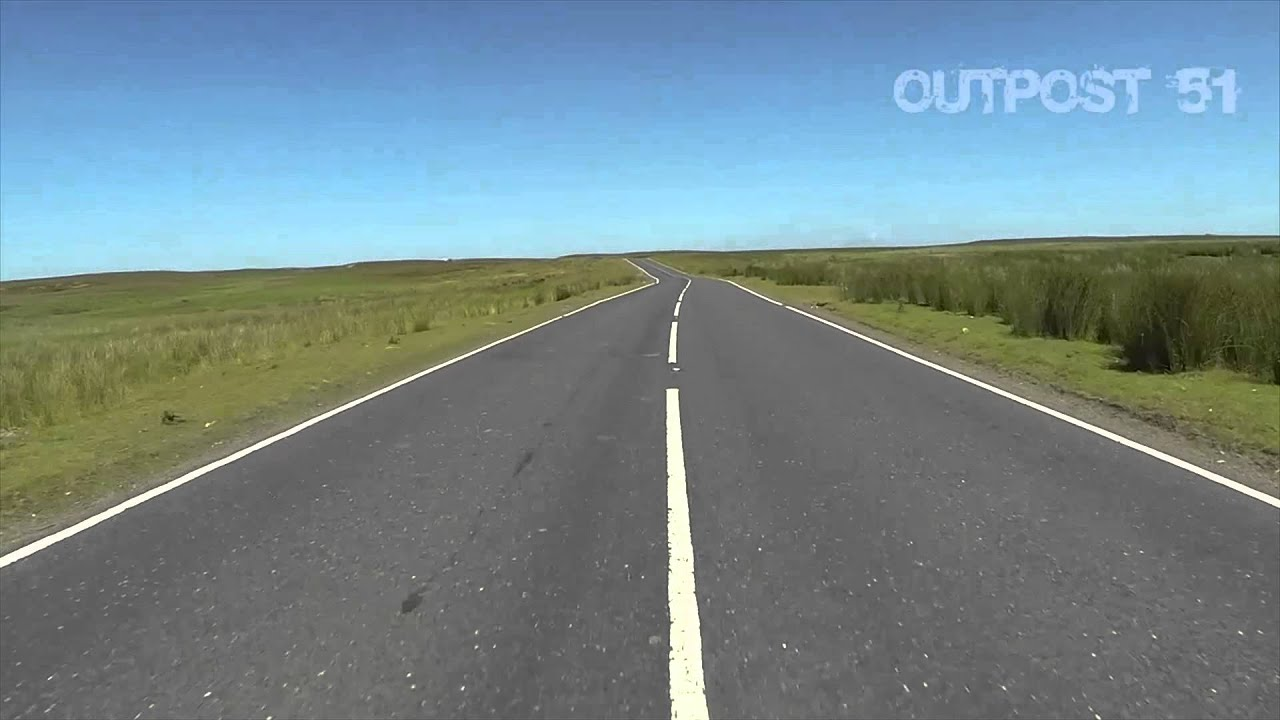
#> input picture maxresdefault.jpg, 1280 x 720 px
$ jupyter execute Untitled-1.ipynb
#> lines starting #> are read from the running program, lines starting #| are printed output that depends on the picture; after the words box and inside, x2 and y2 are one past the last pixel; in counts of white or black regions, pixels touching at a corner belong together; pictures that were not available may be replaced by others from this repository, and a replacement may not be noted
[cell 1]
import cv2
import numpy as np
import matplotlib.pyplot as plt

[cell 2]
#Load the image
image = cv2.imread('maxresdefault.jpg')
#> image is the input picture: shape (720, 1280, 3); mean B, G, R 141.3, 135.6, 116.1

[cell 3]
#avoid any changes in the original viewable array
lane_image = np.copy(image)

[cell 4]
#plot the image
plt.imshow(lane_image)
plt.show()

[cell 5]
def canny(image):
    #convert the image from RGB to gray color space
    gray = cv2.cvtColor(image, cv2.COLOR_RGB2GRAY)
    #Gaussian Blur to reduce noise in the grayscale image
    blur = cv2.GaussianBlur(gray, (5,5), 0)
    #Canny apply internally a 5 by 5 Gaussian
    # gradient > high_threshold ==> accepted as an edge pixel
    # gradient < low_threshold ==> rejected
    # low_threshold < gradient < high_threshold ==> accepted only if its connected to a strong edge
    canny = cv2.Canny(blur, 50, 150)
    return canny

[cell 6]
#return the enclosed region of the field of view (triangle shape)
def region_of_interest(image):
    height = image.shape[0]
    #apply the polygon on a mask with the same dimensions as the road image
    #set the polygon as an array of polygons
    polygon = np.array([ [(200, height), (1100, height), (550, 250)] ])
    # the mask will be black, have 0 intensity
    mask = np.zeros_like(image)
    #fillPloy: fill the mask with the polygon, 255 is the color of the polygon white
    cv2.fillPoly(mask, polygon, 255)
    #Compute the bitwise and of both images to mask the canny image to only show
    #the region of interest traced by the polugonal contour of the mask
    masked_image = cv2.bitwise_and(image, mask)
    return masked_image

[cell 7]
cannyI = canny(lane_image)
#> in canny, `gray = cv2.cvtColor(image, cv2.COLOR_RGB2GRAY)`:
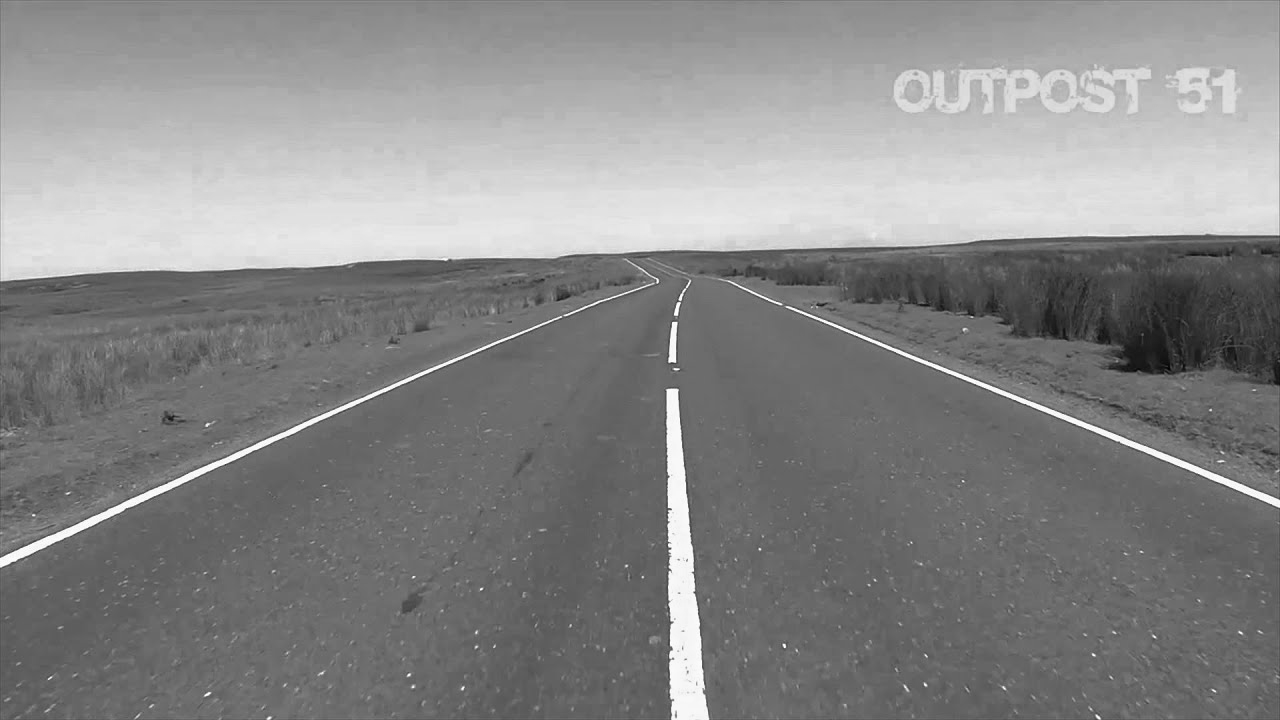
#> gray: shape (720, 1280); min 1, max 255, mean 135.1
#> in canny, `canny = cv2.Canny(blur, 50, 150)`:
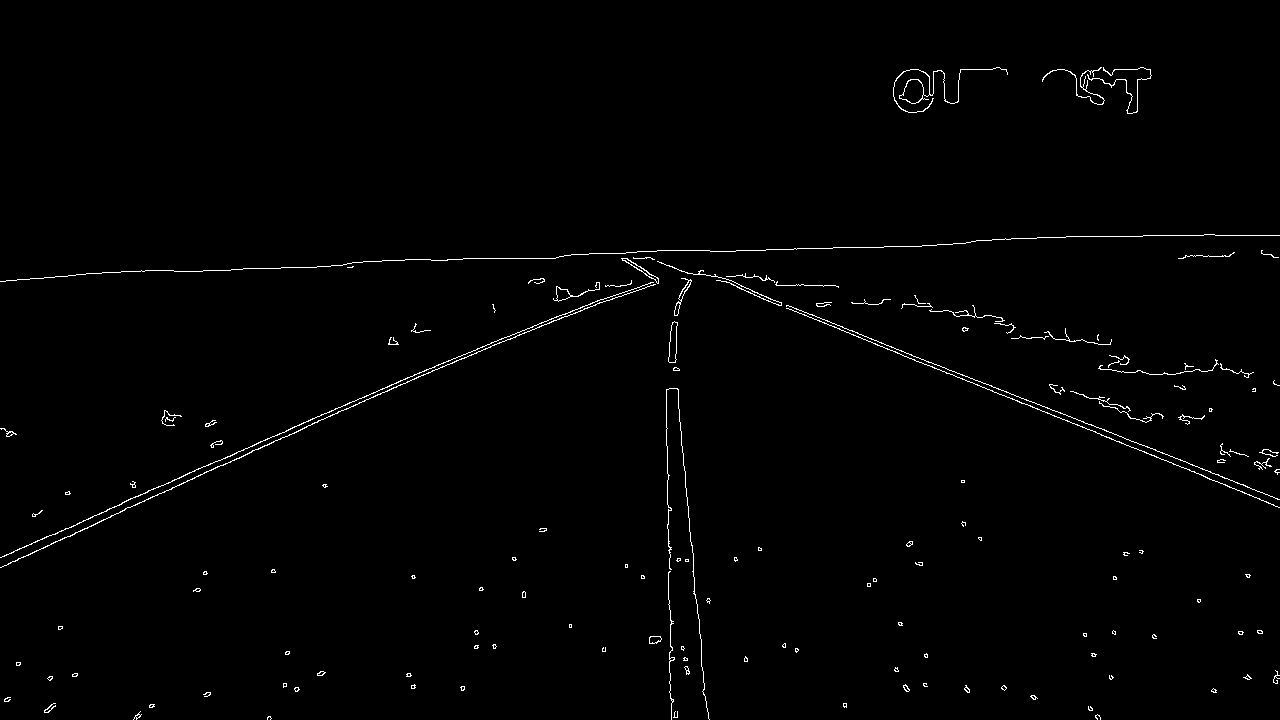
#> canny: shape (720, 1280); 1% white in thin lines or dots
cropped_image = region_of_interest(cannyI)
#> in region_of_interest, `cv2.fillPoly(mask, polygon, 255)`: mask: shape (720, 1280); 23% white; 1 white region, box (x1, y1, x2, y2) and area: (200, 250, 1100, 720) 211775
#> in region_of_interest, `masked_image = cv2.bitwise_and(image, mask)`: masked_image: shape (720, 1280); 0.2% white in thin lines or dots, all inside (x1, y1, x2, y2) = (267, 257, 1098, 720)

[cell 8]
#plot the image
plt.imshow(cannyI)
plt.show()

[cell 9]
#plot the image
plt.imshow(cropped_image)
plt.show()

[cell 10]
"""
#detecting lines in crop gradient image
#row is the distance resolution of the accumulator and pixels (the bin resolution)
#data is the angle resolution of the accumulator in radians (the precision)
#1 degree = np.pi/180
#treshold: minimum number of votes needed to accept a candidate line (100)
#np.array is a placeholder
#minLineLength: the length of a line in pixels that we will accept into the output
#maxLineGap: the maximum distance in pixels between segmented lines which we will allow to be connected into a single line
    instead of them being broken up
"""
lines = cv2.HoughLinesP(cropped_image, 2, np.pi/180, 100, np.array([]), minLineLength=40, maxLineGap=5)
#> lines = [[670, 616, 670, 661], [668, 505, 669, 572], [678, 399, 684, 470], [666, 403, 666, 445], [476, 349, 600, 299], [519, 334, 608, 300]]

[cell 11]
#y1 start by the bottom of the image adn y2 is 3/5 upward y1
def make_coordinates(image, line_parameters):
    slope, intercept = line_parameters
    y1 = image.shape[0]
    y2 = int(y1*(3/5))
    x1 = int((y1 - intercept)/slope)
    x2 = int((y2 - intercept)/slope)

    return np.array([x1, y1, x2, y2])

[cell 12]
"""
compute the average of slope and intercept of the left and right line
create the line corresponding by computing x1, y1, x2, y2
"""
def average_slope_intercept(image, lines):
    #coordinates of the line display on the left
    left_fit = []
    #coordinates of the line display on the right
    right_fit = []

    for line in lines:
        x1, y1, x2, y2 = line.reshape(4)
        #fit a first degree plynomial (linear function) to x and y and return a vector of coefficients which descrive the slope and b
        parameters = np.polyfit((x1, x2), (y1, y2), 1)
        slope = parameters[0]
        intercept = parameters[1]
        if slope < 0:
            left_fit.append((slope, intercept))
        else:
            right_fit.append((slope, intercept))
    #operate vertically along the rows to get the average slop and average b

    left_fit_average = np.average(left_fit, axis=0)
    right_fit_average = np.average(right_fit, axis=0)

    left_line = make_coordinates(image, left_fit_average)
    right_line = make_coordinates(image, right_fit_average)


    return np.array([left_line, right_line])

[cell 13]
"""
compute the average of slope and intercept of the left and right line
create the line corresponding by computing x1, y1, x2, y2
"""
def average_slope_intercept(image, lines):
    #coordinates of the line display on the left
    left_fit = []
    #coordinates of the line display on the right
    right_fit = []
    left_line = np.empty(shape=[1, 4], dtype=np.int32)
    right_line = np.empty(shape=[1, 4], dtype=np.int32)
    for line in lines:
        x1, y1, x2, y2 = line.reshape(4)
        #fit a first degree plynomial (linear function) to x and y and return a vector of coefficients which descrive the slope and b
        parameters = np.polyfit((x1, x2), (y1, y2), 1)
        slope = parameters[0]
        intercept = parameters[1]
        if slope < 0:
            left_fit.append((slope, intercept))
        else:
            right_fit.append((slope, intercept))
    #operate vertically along the rows to get the average slop and average b
    if left_fit:
        left_fit_average = np.average(left_fit, axis=0)
        left_line = make_coordinates(image, left_fit_average)
    if right_fit:
        right_fit_average = np.average(right_fit, axis=0)
        right_line = make_coordinates(image, right_fit_average)


    return np.array([left_line, right_line])

[cell 14]
averaged_lines = average_slope_intercept(image, lines)
#> the loop in average_slope_intercept, `for line in lines:` made 6 passes
#> (x1, y1, x2, y2, slope, intercept) on passes 1 to 6: (670, 616, 670, 661, 0.476, 319.2), (668, 505, 669, 572, 67, -44251), (678, 399, 684, 470, 11.83, -7624), (666, 403, 666, 445, 0.318, 212), (476, 349, 600, 299, -0.403, 540.9), (519, 334, 608, 300, -0.382, 532.3)
#> after the loop in average_slope_intercept, `for line in lines:`: left_fit = [(-0.403, 540.9), (-0.382, 532.3)]; right_fit = [(0.476, 319.2), (67, -44251), (11.83, -7624), (0.318, 212)]
#> in average_slope_intercept, `left_fit_average = np.average(left_fit, axis=0)`: left_fit_average = [-0.393, 536.6]
#> in make_coordinates, `slope, intercept = line_parameters`: slope = -0.393; intercept = 536.6
#> in make_coordinates, `x1 = int((y1 - intercept)/slope)`: x1 = -467
#> in make_coordinates, `x2 = int((y2 - intercept)/slope)`: x2 = 266
#> in average_slope_intercept, `left_line = make_coordinates(image, left_fit_average)`: left_line = [-467, 720, 266, 432]
#> in average_slope_intercept, `right_fit_average = np.average(right_fit, axis=0)`: right_fit_average = [19.91, -12835.9]
#> in average_slope_intercept, `right_line = make_coordinates(image, right_fit_average)`: right_line = [680, 720, 666, 432]
#> averaged_lines = [[-467, 720, 266, 432], [680, 720, 666, 432]]

[cell 15]
"""
#each line is a 2D array, the coordinates specify the line's parameters, as well as the location of the
    the lines with respect to the image space, ensuring that they are placed in the correct position
#reshape every line into a one dimensional array [[x1,y1,x2,y2]] ==> [x1,y1,x2,y2]
#cv2.line(): take each line and draw it into the blank image
    output image (the black image)
    the first point of the line x1,y1
    the second point of the line x2,y2
    the color of the line
    the line thickness
"""
def display_lines(image, lines):
    line_image = np.zeros_like(image)
    if lines is not None:
        for line in lines:
            x1, y1, x2, y2 = line.reshape(4)
            cv2.line(line_image, (x1,y1), (x2, y2), (255, 0, 0), 10)
    return line_image

[cell 16]
line_image = display_lines(lane_image,lines)
#> the loop in display_lines, `for line in lines:` made 6 passes
line_image_optimized = display_lines(lane_image,averaged_lines)
#> the loop in display_lines (call 2), `for line in lines:` made 2 passes

[cell 17]
#plot the image
plt.imshow(line_image)
plt.show()

[cell 18]
#plot the image
plt.imshow(line_image_optimized)
plt.show()

[cell 19]
"""
#addWeighted(): addition of two images, take the sum of the color image with the line image
#the background of the line image is black since that would signify pixel intensities of zero and by
adding 0 wit whatever pixel intensities of the lane image it wouldn't change
#0.8: the weight of the lane image, multiply all elements of the array of lane image by 0.8
#1: the weight of the line image, the line image will have 20 percent more weights, the lines will be more clearly defined
#1: last parameter, gamma argument
"""
combo_image = cv2.addWeighted(lane_image, 0.8, line_image_optimized, 1, 1)

[cell 20]
#plot the image
plt.imshow(combo_image)
plt.show()

[cell 21]
cap = cv2.VideoCapture("12.1 test2.mp4")

while(cap.isOpened()):
    #read to decode every video frame ==> boolean variable , the current frame being projected in the video
    boolVar, frame = cap.read()
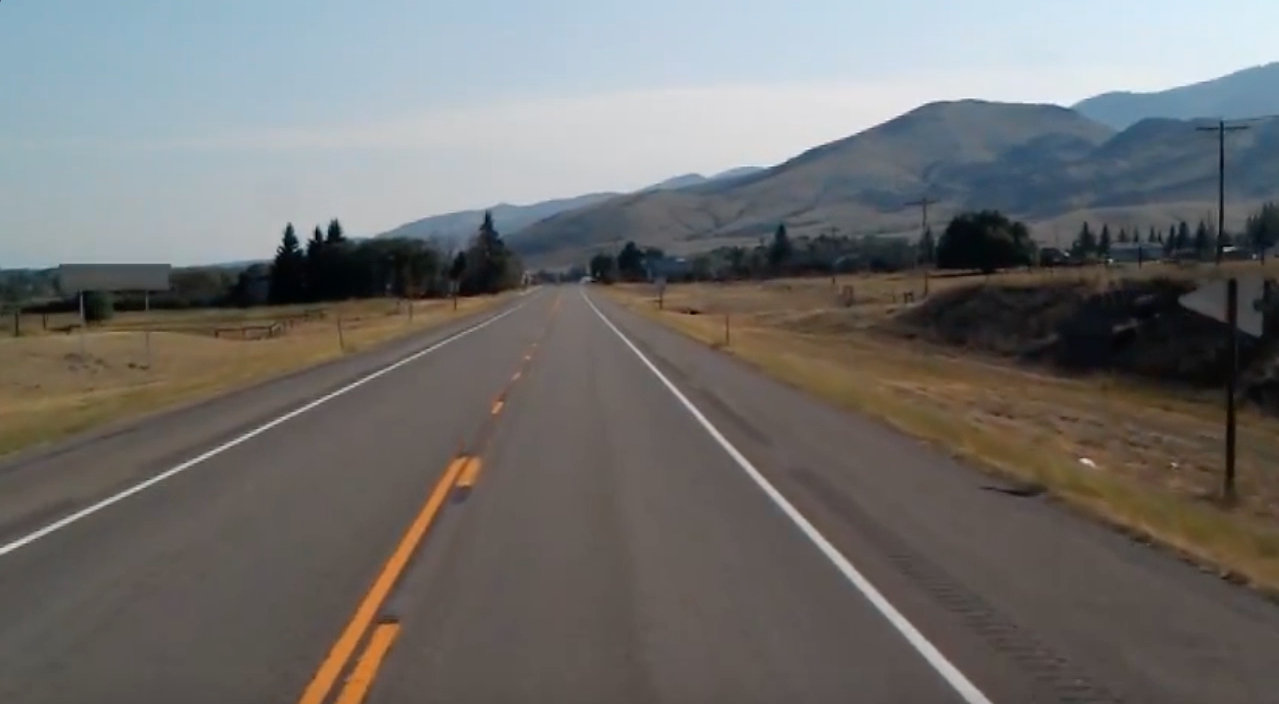
#> input picture 2.1 test_image.jpg, 1279 x 704 px, given in place of 12.1 test2.mp4, which was not available
#> frame is the input picture: shape (704, 1279, 3); mean B, G, R 109.7, 111.3, 112.3
    cannyI = canny(frame)
#> in canny (call 2), `canny = cv2.Canny(blur, 50, 150)`: canny: shape (704, 1279); 0.91% white in thin lines or dots
    cropped_image = region_of_interest(cannyI)
#> in region_of_interest (call 2), `cv2.fillPoly(mask, polygon, 255)`: mask: shape (704, 1279); 22.7% white; 1 white region, box (x1, y1, x2, y2) and area: (200, 250, 1100, 704) 204575
#> in region_of_interest (call 2), `masked_image = cv2.bitwise_and(image, mask)`: masked_image: shape (704, 1279); 0.26% white in thin lines or dots, all inside (x1, y1, x2, y2) = (320, 277, 993, 704)
    lines = cv2.HoughLinesP(cropped_image, 2, np.pi/180, 100, np.array([]), minLineLength=40, maxLineGap=5)
#> lines = 13 rows, first 6: [704, 418, 927, 641], [704, 426, 791, 516], [320, 703, 445, 494], [585, 301, 663, 381], [630, 341, 670, 383], [794, 520, 861, 591]
    averaged_lines = average_slope_intercept(frame, lines)
#> the loop in average_slope_intercept (call 2), `for line in lines:` made 13 passes
#> (x1, y1, x2, y2, slope, intercept) on passes 1 to 12: (704, 418, 927, 641, 1, -286), (704, 426, 791, 516, 1.03, -302.3), (320, 703, 445, 494, -1.67, 1238), (585, 301, 663, 381, 1.03, -299), (630, 341, 670, 383, 1.05, -320.5), (794, 520, 861, 591, 1.06, -321.4), (659, 371, 704, 416, 1, -288), (870, 599, 939, 672, 1.06, -321.4), (767, 493, 807, 534, 1.03, -293.2), (423, 509, 454, 461, -1.55, 1164), (940, 653, 991, 702, 0.961, -250.1), (824, 551, 879, 609, 1.05, -317.9)
#> averaged_lines = [[308, 704, 483, 422], [978, 704, 703, 422]]
    line_image_optimized = display_lines(frame, averaged_lines)
    combo_image = cv2.addWeighted(frame, 0.8, line_image_optimized, 1, 1)
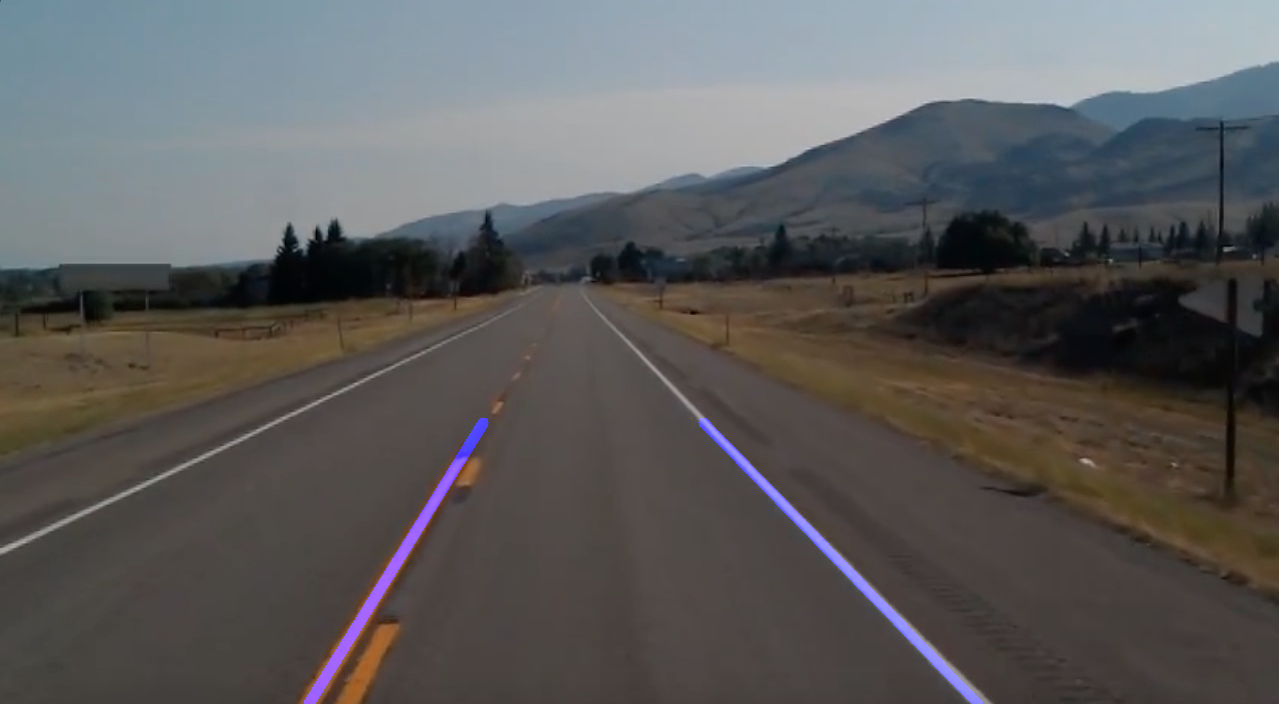
#> combo_image: shape (704, 1279, 3); mean B, G, R 90.1, 90, 90.8
    cv2.imshow('result', combo_image)
    #wait 2 millisecond in between frames

    if cv2.waitKey(1) == ord('q'):
#> (key q is pressed here)
        break

#upon pressing keyboard key the video closes
cap.release()
cv2.destroyAllWindows()
